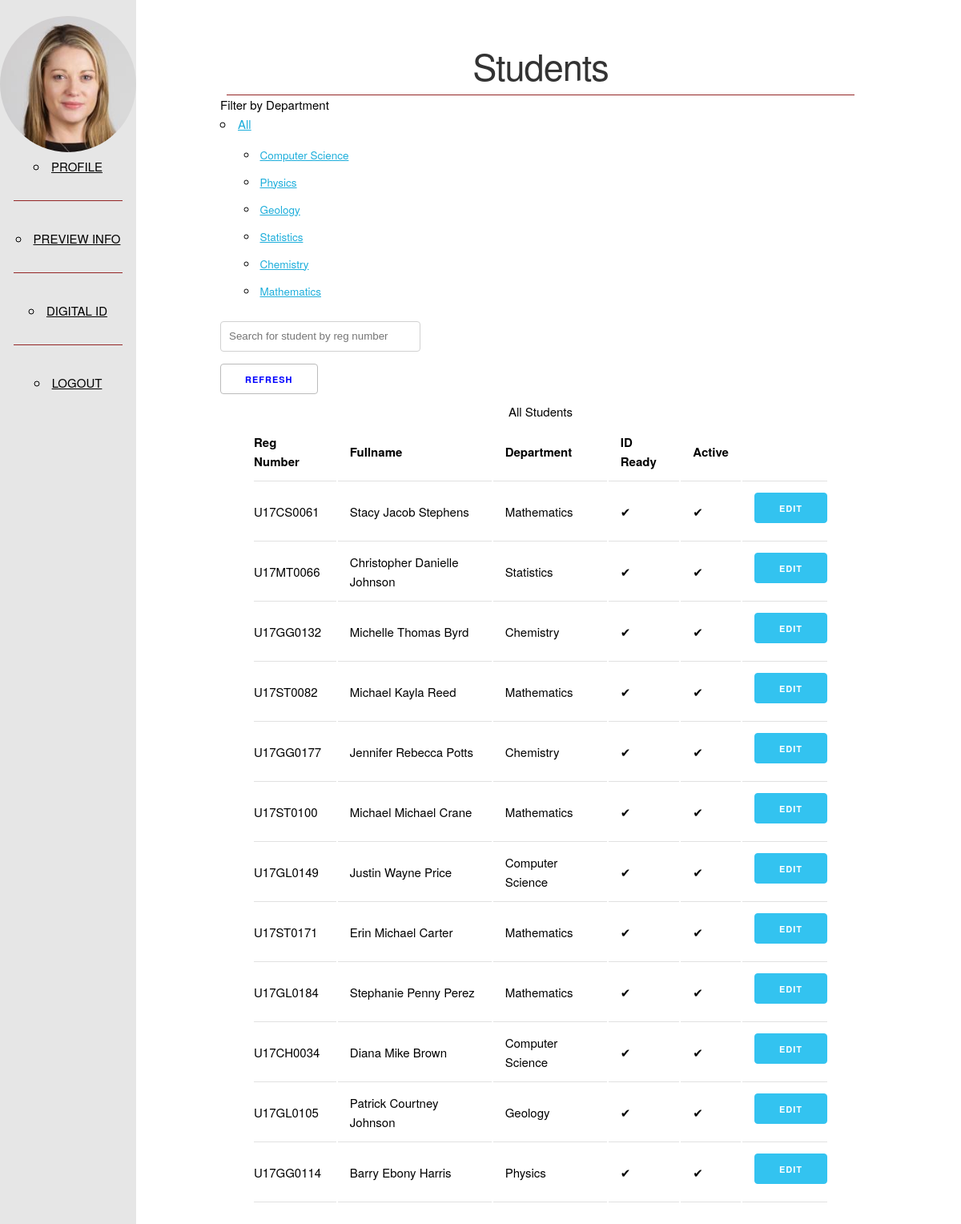
The page /admin/students (signed in) on the database as committed earlier.
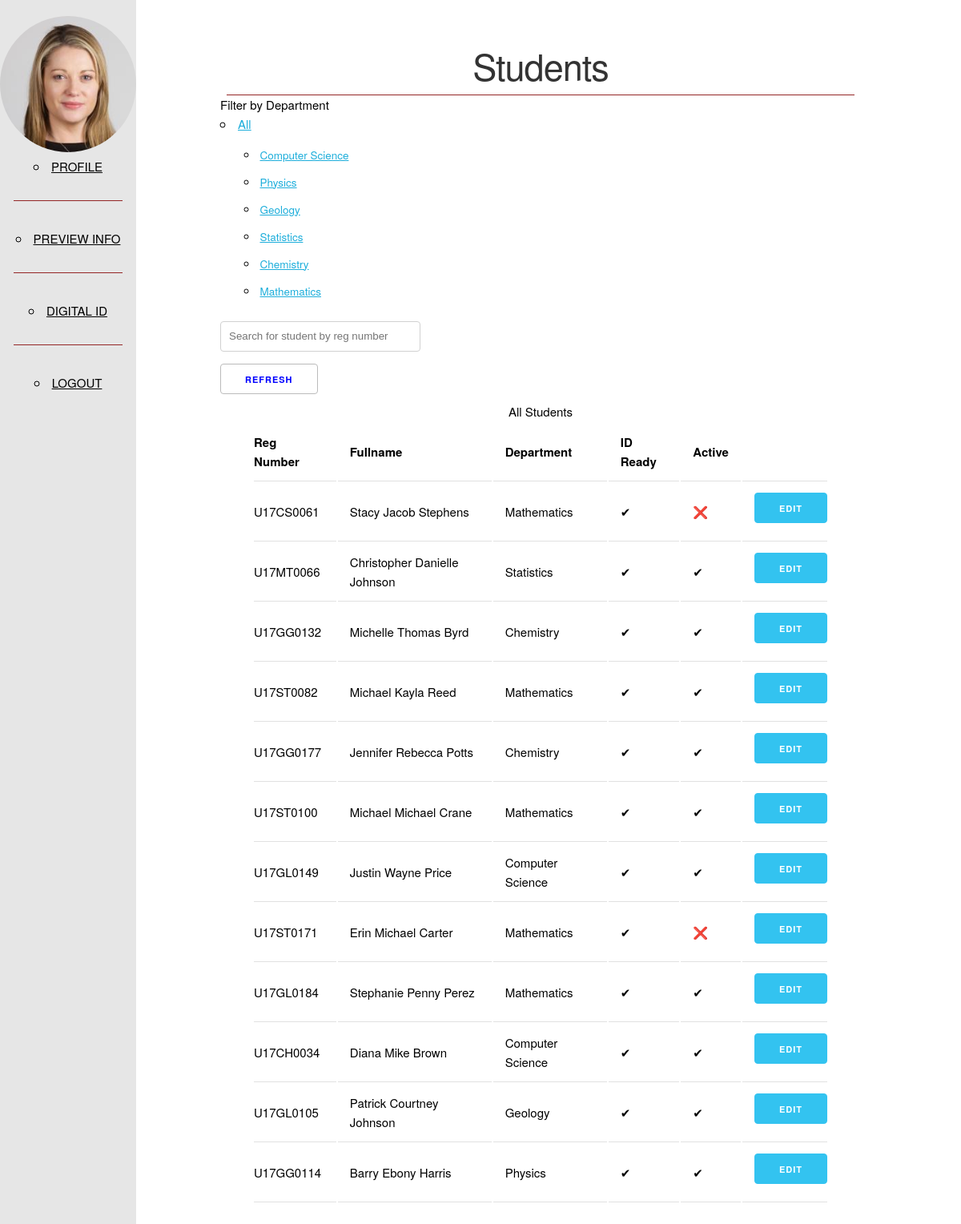
The same page on the database as committed later.
### id_card/models.py (models this page shows, shortened)
class User(db.Model, UserMixin):
    __tablename__ = 'users'
    id = db.Column(db.Integer, primary_key=True)
    user_id = db.Column(db.String(64), unique=True, nullable=False)
    password_hash = db.Column(db.String(128))
    first_name = db.Column(db.String(128))
    middle_name = db.Column(db.String(128))
    last_name = db.Column(db.String(128))
    gender = db.Column(db.CHAR)
    state_of_origin = db.Column(db.String(64))
    blood_group = db.Column(db.String(5))
    dob = db.Column(db.Date)
    course = db.Column(db.String(64))
    department = db.Column(db.String(64))
    expiry_date = db.Column(db.Date)
    email = db.Column(db.String(128), unique=True, nullable=False)
    number = db.Column(db.String(64))
    address = db.Column(db.String(128))
    id_ready = db.Column(db.BOOLEAN, default=False)
    rusticated = db.Column(db.BOOLEAN, default=False)
    nok_fullname = db.Column(db.String(128))
    nok_address = db.Column(db.String(128))
    nok_number = db.Column(db.String(64))
    """ User role column instead of Role model.
    Roles are:
    : STUDENT
    : ADMIN
    """
    role = db.Column(db.String(64), nullable=False)
    is_active = db.Column(db.BOOLEAN, default=True)
    """PASSWORD METHODS AND VERIFICATION"""
    @property
    def password(self) -> AttributeError:
        raise AttributeError('PROPERTY NOT ACCESSIBLE')
    """----------------------------------------------------------"""
    """STATIC AND CLASS METHODS"""

### id_card/admin/views.py (the view)
@admin.route('/admin/students')
@login_required
def students():
    students = User.query.filter_by(role='STUDENT')
    deps = {user.department for user in students}
    return render_template('admin/students.html', students=students, deps=deps)

### id_card/models.py (called while the page is built)
@login_manager.user_loader
def load_user(user_id):
    return User.query.get(user_id)

### id_card/templates/admin/students.html (shortened to what this page needs)
{% extends "base.html" %}
{% block content %}
<div id="main">
    <div class="header">
        <h1>Students</h1>
    </div>
    <div class="content">
        <div class="pure-menu pure-menu-horizontal">
            <span class="pure-menu-heading">Filter by Department</span>
            <ul class="pure-menu-list">
                <li class="pure-menu-item pure-menu-has-children pure-menu-allow-hover">
                    <a href="{{ url_for('.students') }}" id="menuLink1" class="pure-menu-link">All</a>
                    <ul class="pure-menu-children">
                        {% for dep in deps %}
                        <li class="pure-menu-item">
                            <a href="{{ url_for('.filtered_students', dep=dep) }}" class="pure-menu-link">{{ dep }}</a>
                        </li>
                        {% endfor %}
                    </ul>
                </li>
            </ul>
        </div>
        <div class="">
            <input type="text" onkeyup="search()" placeholder="Search for student by reg number" id="searchBtn" style="min-width: 250px;">
        </div>
        <a class="button info" href="{{ url_for('.refresh') }}">Refresh</a>
        <table class="custom-table">
            <caption>All Students</caption>
            <thead>
                <tr>
                    <th>Reg Number</th>
                    <th>Fullname</th>
                    <th>Department</th>
                    <th>ID Ready</th>
                    <th>Active</th>
                    <th></th>
                </tr>
            </thead>
            <tbody>
                {% for st in students %}
                <tr class="{{st.user_id}}">
                    <td>{{ st.user_id }}</td>
                    <td>
                        {{ st.first_name }}
                        {% if st.middle_name != '' %}
                        {{ st.middle_name }}
                        {% endif %}
                        {{ st.last_name }}
                    </td>
                    <td>{{ st.department }}</td>
                    {% if st.id_ready %}
                    <td>✔</td>
                    {% else %}
                    <td>❌</td>
                    {% endif %}
                    {% if st.is_active %}
                    <td>✔</td>
                    {% else %}
                    <td>❌</td>
                    {% endif %}
                    <td><a href="{{ url_for('.edit_student', id=st.id) }}" class="button button-primary">Edit</a></td>
                </tr>
                {% endfor %}
            </tbody>
        </table>
    </div>
</div>
{% endblock %}

Rows that differ between the two databases and show on the page:
changed User "U17CS0061": is_active "✔" → "❌"
changed User "U17ST0171": is_active "✔" → "❌"
